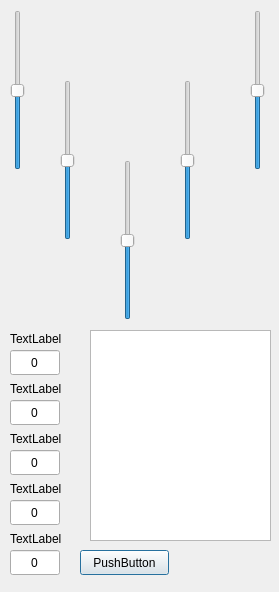
<?xml version="1.0" encoding="UTF-8"?>
<ui version="4.0">
 <class>Dialog</class>
 <widget class="QDialog" name="Dialog">
  <property name="geometry">
   <rect>
    <x>0</x>
    <y>0</y>
    <width>279</width>
    <height>592</height>
   </rect>
  </property>
  <property name="windowTitle">
   <string>Dialog</string>
  </property>
  <widget class="QSlider" name="verticalSlider">
   <property name="geometry">
    <rect>
     <x>120</x>
     <y>160</y>
     <width>16</width>
     <height>160</height>
    </rect>
   </property>
   <property name="minimum">
    <number>-314</number>
   </property>
   <property name="maximum">
    <number>314</number>
   </property>
   <property name="value">
    <number>0</number>
   </property>
   <property name="orientation">
    <enum>Qt::Vertical</enum>
   </property>
  </widget>
  <widget class="QSlider" name="verticalSlider_2">
   <property name="geometry">
    <rect>
     <x>60</x>
     <y>80</y>
     <width>16</width>
     <height>160</height>
    </rect>
   </property>
   <property name="minimum">
    <number>-314</number>
   </property>
   <property name="maximum">
    <number>314</number>
   </property>
   <property name="value">
    <number>0</number>
   </property>
   <property name="orientation">
    <enum>Qt::Vertical</enum>
   </property>
  </widget>
  <widget class="QSlider" name="verticalSlider_3">
   <property name="geometry">
    <rect>
     <x>10</x>
     <y>10</y>
     <width>16</width>
     <height>160</height>
    </rect>
   </property>
   <property name="minimum">
    <number>-314</number>
   </property>
   <property name="maximum">
    <number>314</number>
   </property>
   <property name="value">
    <number>0</number>
   </property>
   <property name="orientation">
    <enum>Qt::Vertical</enum>
   </property>
  </widget>
  <widget class="QSlider" name="verticalSlider_4">
   <property name="geometry">
    <rect>
     <x>180</x>
     <y>80</y>
     <width>16</width>
     <height>160</height>
    </rect>
   </property>
   <property name="minimum">
    <number>-314</number>
   </property>
   <property name="maximum">
    <number>314</number>
   </property>
   <property name="value">
    <number>0</number>
   </property>
   <property name="orientation">
    <enum>Qt::Vertical</enum>
   </property>
  </widget>
  <widget class="QSlider" name="verticalSlider_5">
   <property name="geometry">
    <rect>
     <x>250</x>
     <y>10</y>
     <width>16</width>
     <height>160</height>
    </rect>
   </property>
   <property name="minimum">
    <number>-314</number>
   </property>
   <property name="maximum">
    <number>314</number>
   </property>
   <property name="value">
    <number>0</number>
   </property>
   <property name="orientation">
    <enum>Qt::Vertical</enum>
   </property>
  </widget>
  <widget class="QLineEdit" name="lineEdit">
   <property name="geometry">
    <rect>
     <x>10</x>
     <y>350</y>
     <width>50</width>
     <height>25</height>
    </rect>
   </property>
   <property name="layoutDirection">
    <enum>Qt::LeftToRight</enum>
   </property>
   <property name="text">
    <string>0</string>
   </property>
   <property name="alignment">
    <set>Qt::AlignCenter</set>
   </property>
  </widget>
  <widget class="QLineEdit" name="lineEdit_2">
   <property name="geometry">
    <rect>
     <x>10</x>
     <y>400</y>
     <width>50</width>
     <height>25</height>
    </rect>
   </property>
   <property name="layoutDirection">
    <enum>Qt::LeftToRight</enum>
   </property>
   <property name="text">
    <string>0</string>
   </property>
   <property name="alignment">
    <set>Qt::AlignCenter</set>
   </property>
  </widget>
  <widget class="QLineEdit" name="lineEdit_3">
   <property name="geometry">
    <rect>
     <x>10</x>
     <y>450</y>
     <width>50</width>
     <height>25</height>
    </rect>
   </property>
   <property name="layoutDirection">
    <enum>Qt::LeftToRight</enum>
   </property>
   <property name="text">
    <string>0</string>
   </property>
   <property name="alignment">
    <set>Qt::AlignCenter</set>
   </property>
  </widget>
  <widget class="QLabel" name="label">
   <property name="geometry">
    <rect>
     <x>10</x>
     <y>330</y>
     <width>67</width>
     <height>17</height>
    </rect>
   </property>
   <property name="text">
    <string>TextLabel</string>
   </property>
  </widget>
  <widget class="QLabel" name="label_2">
   <property name="geometry">
    <rect>
     <x>10</x>
     <y>380</y>
     <width>67</width>
     <height>17</height>
    </rect>
   </property>
   <property name="text">
    <string>TextLabel</string>
   </property>
  </widget>
  <widget class="QLabel" name="label_3">
   <property name="geometry">
    <rect>
     <x>10</x>
     <y>430</y>
     <width>67</width>
     <height>17</height>
    </rect>
   </property>
   <property name="text">
    <string>TextLabel</string>
   </property>
  </widget>
  <widget class="QLineEdit" name="lineEdit_4">
   <property name="geometry">
    <rect>
     <x>10</x>
     <y>500</y>
     <width>50</width>
     <height>25</height>
    </rect>
   </property>
   <property name="layoutDirection">
    <enum>Qt::LeftToRight</enum>
   </property>
   <property name="text">
    <string>0</string>
   </property>
   <property name="alignment">
    <set>Qt::AlignCenter</set>
   </property>
  </widget>
  <widget class="QLineEdit" name="lineEdit_5">
   <property name="geometry">
    <rect>
     <x>10</x>
     <y>550</y>
     <width>50</width>
     <height>25</height>
    </rect>
   </property>
   <property name="layoutDirection">
    <enum>Qt::LeftToRight</enum>
   </property>
   <property name="text">
    <string>0</string>
   </property>
   <property name="alignment">
    <set>Qt::AlignCenter</set>
   </property>
  </widget>
  <widget class="QLabel" name="label_4">
   <property name="geometry">
    <rect>
     <x>10</x>
     <y>480</y>
     <width>67</width>
     <height>17</height>
    </rect>
   </property>
   <property name="text">
    <string>TextLabel</string>
   </property>
  </widget>
  <widget class="QLabel" name="label_5">
   <property name="geometry">
    <rect>
     <x>10</x>
     <y>530</y>
     <width>67</width>
     <height>17</height>
    </rect>
   </property>
   <property name="text">
    <string>TextLabel</string>
   </property>
  </widget>
  <widget class="QPushButton" name="pushButton">
   <property name="geometry">
    <rect>
     <x>80</x>
     <y>550</y>
     <width>89</width>
     <height>25</height>
    </rect>
   </property>
   <property name="text">
    <string>PushButton</string>
   </property>
  </widget>
  <widget class="QPlainTextEdit" name="plainTextEdit">
   <property name="geometry">
    <rect>
     <x>90</x>
     <y>330</y>
     <width>181</width>
     <height>211</height>
    </rect>
   </property>
  </widget>
 </widget>
 <resources/>
 <connections/>
</ui>
